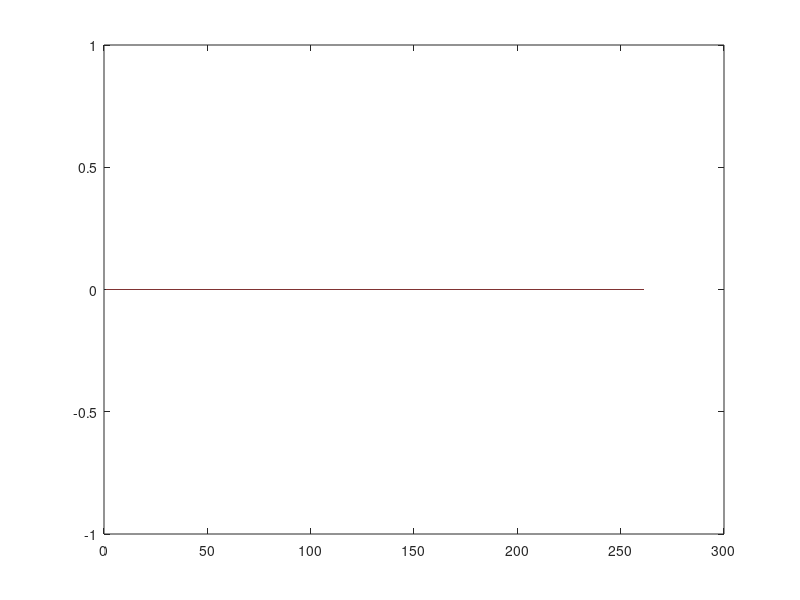
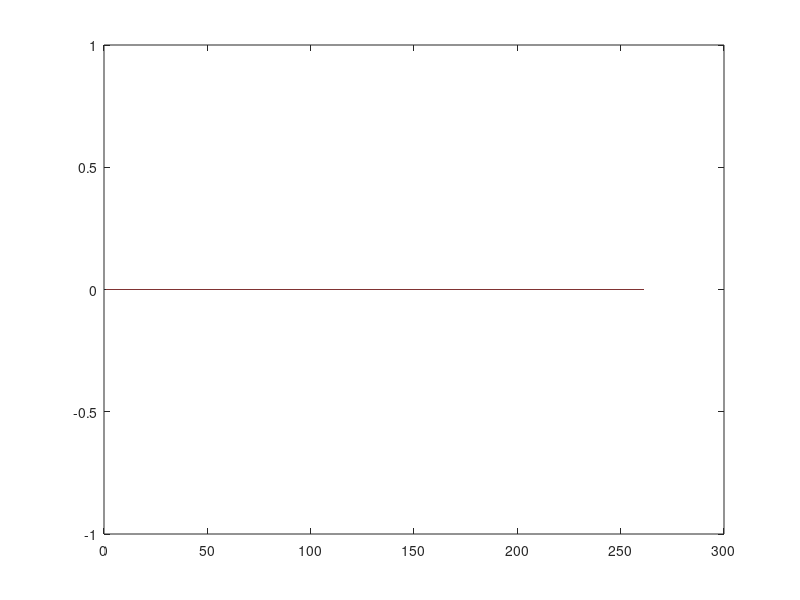
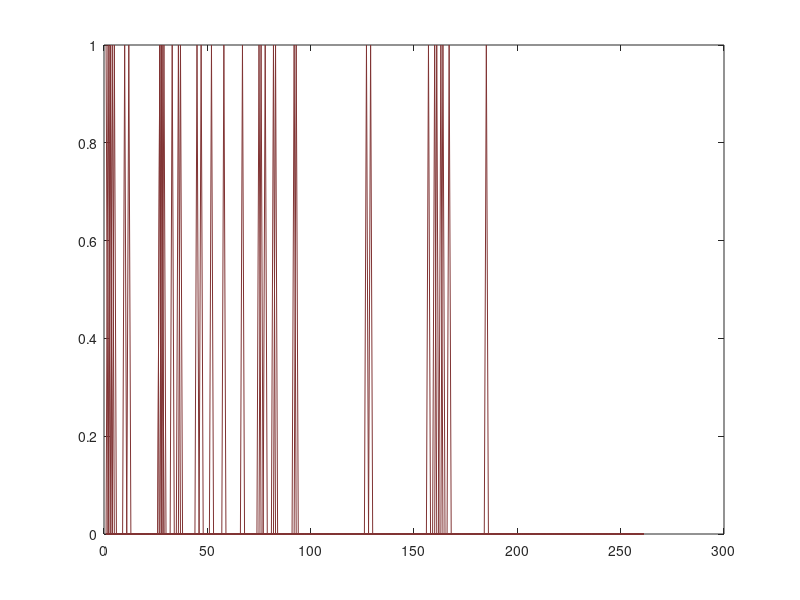
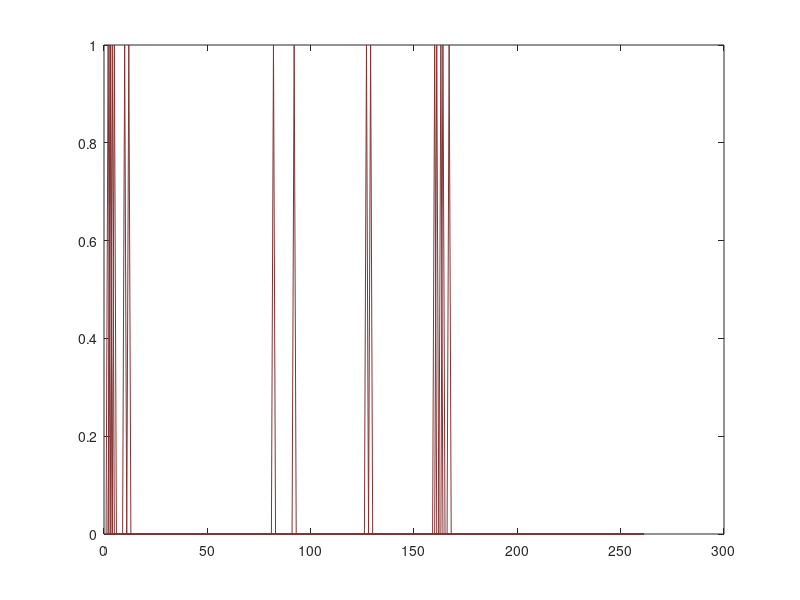

MATLAB code for these plots, in order:
infoMat = csvread('OpeningRoads_Working_Final_With_solution.csv',1,0);
TtoGroundMat = csvread('Solution_NodeValues.csv', 1,0);
N = 261; %number of road links. Hardcoded since can't be derived from num rows.
warningScaleFactor = 1.2;
flagMatrix7am = zeros(N,N);
flagMatrix7amCarpool = zeros(N,N);
flagMatrix9am = zeros(N,N);
flagMatrix9amCarpool = zeros(N,N);
flagMatrix11am = zeros(N,N);
flagMatrix11amCarpool = zeros(N,N);
%index determines row we are examining. We'll look at all rows in sequence.
for row=1:N
    %First col of OpeningRoads has start node.
    i = infoMat(row,1);
    %Second col of OpeningRoads has end node.
    j = infoMat(row,2);
    %Sixth col of OpeningRoads has freeflow between nodes. True for all
    %times, since freeflow is time-indep.
    Txy0(i,j) = infoMat(row,6);
    %We need TtoGroundMat now. Row indicates node.
    %First column is node num, ignore. 
    %Second col is 7am time no carpool.
    %Third coll is 7am time with carpool.
    %4 = 9 am no, 5 = 9 am with, 
    %6 = 11am no, 7 = 11am with. 
    Txy7am(i,j) = abs(TtoGroundMat(i,2) - TtoGroundMat(j,2));
    Txy7amPool(i,j) = abs(TtoGroundMat(i,3) - TtoGroundMat(j,3));
    Txy9am(i,j) = abs(TtoGroundMat(i,4) - TtoGroundMat(j,4));
    Txy9amPool(i,j) = abs(TtoGroundMat(i,5) - TtoGroundMat(j,5));
    Txy11am(i,j) = abs(TtoGroundMat(i,6) - TtoGroundMat(j,6));
    Txy11amPool(i,j) = abs(TtoGroundMat(i,7) - TtoGroundMat(j,7));
    baseline = Txy0(i,j);
    threshold = warningScaleFactor*baseline;
    if(Txy7am(i,j) >= threshold)
        flagMatrix7am(i, j) = 255;
    end
    if(Txy7amPool(i,j) >= threshold)
        flagMatrix7amCarpool(i,j) = 255;
    end
    if(Txy9am(i,j) >= threshold)
        flagMatrix9am(i, j) = 1;
    end
    if(Txy9amPool(i,j) >= threshold)
        flagMatrix9amCarpool(i,j) = 1;
    end
    if(Txy11am(i,j) >= threshold)
        flagMatrix11am(i, j) = 255;
    end
    if(Txy11amPool(i,j) >= threshold)
        flagMatrix11amCarpool(i,j) = 255;
    end
end
figure('Name', '7am image rep, no carpool')
plot(flagMatrix7am, 'Color', [0.5,0.2,0.2])
figure('Name', '7am image rep, with carpool')
plot(flagMatrix7amCarpool, 'Color', [0.5,0.2,0.2])
figure('Name', '9am image rep, no carpool')
plot(flagMatrix9am, 'Color', [0.5,0.2,0.2])
figure('Name', '9am image rep, with carpool')
plot(flagMatrix9amCarpool, 'Color', [0.5,0.2,0.2])
figure('Name', '11am image rep, no carpool')
plot(flagMatrix11am, 'Color', [0.5,0.2,0.2])
figure('Name', '11am image rep, with carpool')
plot(flagMatrix11amCarpool, 'Color', [0.5,0.2,0.2])